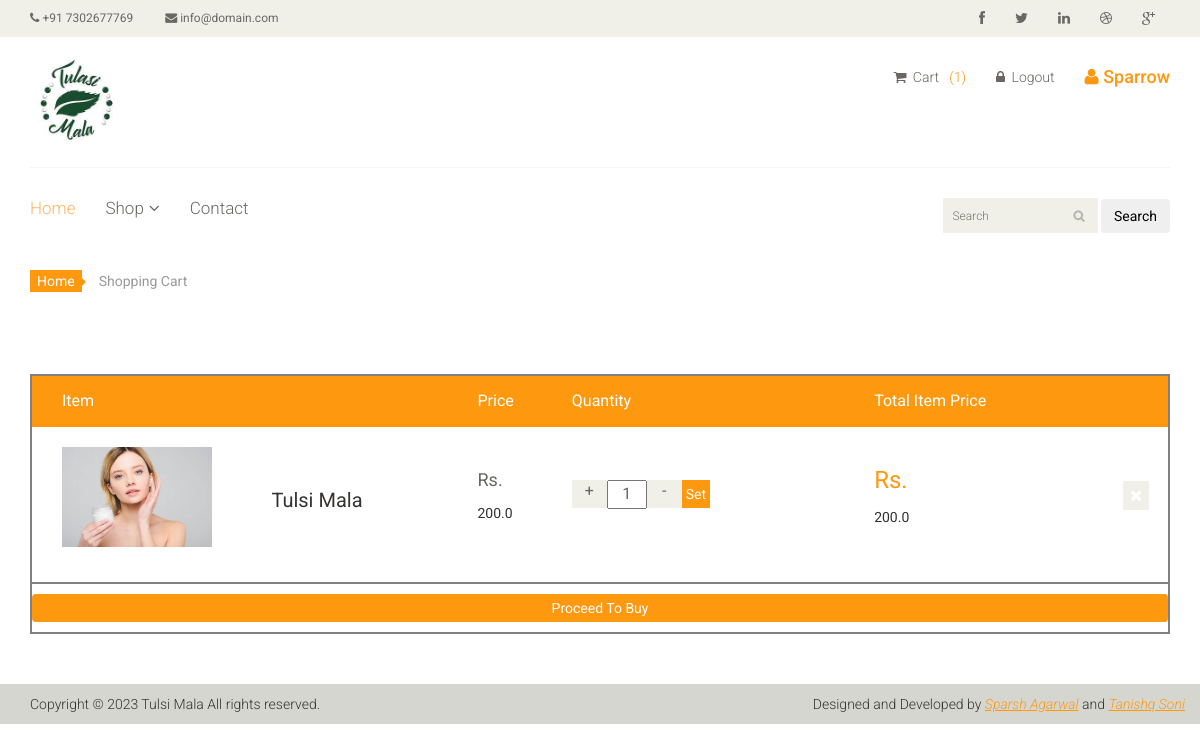
Before: /cart (signed in) with the older database file.
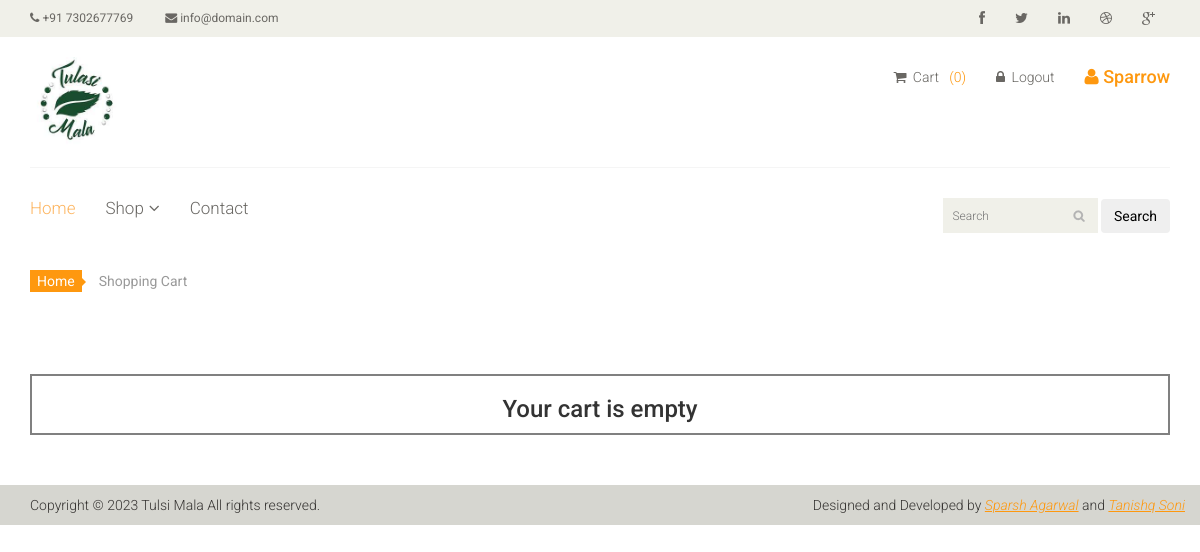
After: the same page with the newer database file.
### core/models.py (models this page shows, shortened)
class Cart(models.Model):
    user = models.ForeignKey(User, on_delete=models.CASCADE)
    product = models.ForeignKey(Product, on_delete=models.CASCADE)
    quantity = models.IntegerField(default=1)
    firstname = models.CharField(max_length=25, blank=True, null=True)
    lastname = models.CharField(max_length=25, blank=True, null=True)
    Address = models.CharField(max_length=1000, blank=True, null=True)
    country = models.CharField(max_length=100, blank=True, null=True)
    zip_code = models.IntegerField(blank=True, null=True)
    phone = models.IntegerField(blank=True, null=True)

class Product(models.Model):
    name = models.CharField(max_length=100)
    category = models.ForeignKey('Category', on_delete=models.CASCADE)
    slug = models.SlugField(unique=True, null=True, blank=True)
    desc = models.TextField()
    price = models.FloatField(default=0.0)
    product_available_count = models.IntegerField(default=0)
    img = models.ImageField(upload_to='images/')
    def __str__(self):
        return self.name

### core/views.py (the view, shortened to what this page needs)
# urls.py: path('cart', views.cart, name='cart'),
def cart(request):
    if request.user.is_authenticated:
        if Cart.objects.filter(user=request.user).exists():
            order = Order.objects.get(user=request.user, ordered=False)
            cart_items = Cart.objects.filter(user=request.user)
            len_of_cart = len(Cart.objects.filter(user=request.user))
            cart_prod_and_price = []
            for item in cart_items:
                cart_prod_and_price.append(
                    [item, (item.quantity * item.product.price)])
            return render(request, 'core/cart.html', {'order': order, 'len_of_cart': len_of_cart, 'cart_prod_and_price': cart_prod_and_price})
        len_of_cart = len(Cart.objects.filter(user=request.user))
        return render(request, 'core/cart.html', {'message': "Your cart is empty", 'len_of_cart': len_of_cart})
    return redirect("/accounts/user_login")

### templates/core/cart.html (shortened to what this page needs)
{% extends './base.html' %} {% load static %} {% block start %}
<section id="cart_items">
  <div class="container">
    <div class="breadcrumbs">
      <ol class="breadcrumb">
        <li><a href="#">Home</a></li>
        <li class="active">Shopping Cart</li>
      </ol>
    </div>
    <div class="table-responsive cart_info" style="border: 2px solid grey; display: flex; flex-direction: column;">
      {% if not message %}
      <table class="table table-condensed">
        <thead>
          <tr class="cart_menu">
            <td class="image">Item</td>
            <td class="description"></td>
            <td class="price">Price</td>
            <td class="quantity">Quantity</td>
            <td class="total">Total Item Price</td>
            <td></td>
          </tr>
        </thead>
        <tbody>
          {% for items in cart_prod_and_price %}
            <tr>
              <td class="cart_product">
                <a href=""><img style="width: 15rem" src="{{ items.0.product.img.url }}" alt=""/></a>
              </td>
              <td class="cart_description">
                <h4><a href="">{{ items.0.product }}</a></h4>
              </td>
              <td class="cart_price">
                <p>Rs.</p>
                {{ items.0.product.price }}
              </td>
              <td class="cart_quantity">
                <form method="post" class="cart_quantity_button"> {% csrf_token %}
                  <a class="cart_quantity_up plus-btn" style="cursor: pointer; user-select: none;" data-item-id="{{ items.0.pk }}">+</a>
                  {% if quantity and items.0.product.slug == inst_product %}
                  <input class="cart_quantity_input" type="text" name="quantity" value="{{quantity}}" readonly autocomplete="off" size="2"/>
                  {% else %}
                  <input class="cart_quantity_input" type="text" name="quantity" value="{{ items.0.quantity }}" readonly autocomplete="off" size="2"/>
                  {% endif %}
                  <a class="cart_quantity_down minus-btn" style="cursor: pointer; user-select: none;" data-item-id="{{ items.pk }}">-</a>
                  <input type="submit" style="background: #FE980F; border: none; color: white; padding: 0.4rem " value="Set">
                </form>
              </td>
              <td class="cart_total">
                <p class="cart_total_price">Rs.</p>
                {{ items.1 }}
              </td>
              <td class="cart_delete">
                <a class="cart_quantity_delete" href="/remove_cart_items/{{ items.0.pk }}"><i class="fa fa-times"></i></a>
              </td>
            </tr>
          {% endfor %}
        </tbody>
      </table>
      <div class="proc-to-pay" style="border-top: 2px solid grey; display: flex; flex-direction: column;">
        <a href="/checkout" class="btn" style="background: #FE980F; border: none; margin: 1rem 0; color: white; padding: 0.4rem ">Proceed To Buy</a>
      </div>
      {% else %}
      <h3 style="text-align: center">{{message}}</h3>
      {% endif %}
    </div>
  </div>
</section>
{% endblock %}

### templates/core/base.html (shortened to what the changed rows need)
{% load static %} {% load cart_template_tag %}
<!DOCTYPE html>
<html lang="en">
  <head>
    <link href="{% static 'css/bootstrap.min.css' %}" rel="stylesheet" />
    <link href="{% static 'css/font-awesome.min.css' %}" rel="stylesheet" />
    <link href="{% static 'css/prettyPhoto.css' %}" rel="stylesheet" />
    <link href="{% static 'css/price-range.css' %}" rel="stylesheet" />
    <link href="{% static 'css/animate.css' %}" rel="stylesheet" />
    <link href="{% static 'css/main.css' %}" rel="stylesheet" />
    <link href="{% static 'css/responsive.css' %}" rel="stylesheet" />
    <script src="https://code.jquery.com/jquery-3.6.0.min.js"></script></head
  >
  <body>
    <header id="header">
      <div class="header-middle">
        <div class="container">
          <div class="row">
            <div class="col-sm-8">
              <div class="shop-menu pull-right">
                <ul class="nav navbar-nav">
                  <li>
                    <a href="/cart"
                      ><i class="fa fa-shopping-cart"></i> Cart&nbsp;&nbsp;
                       {% if user.is_authenticated %}
                      <div style="color: #fe980f; display: inline">
                        ({{ len_of_cart }})
                      </div>
                      {% endif %}
                    </a>
                  </li>
                </ul>
              </div>
            </div>
          </div>
        </div>
      </div>
    </header>
    {% block start %} {% endblock %}
  </body>
</html>

Changed rows visible on the page:
removed Cart: product.img (picture), product.name "Tulsi Mala", product.price "200.0", quantity "1", items "200.0"
Other visible differences:
{{ len_of_cart }}: "1" → "0"
{{ message }}: (not shown) → "Your cart is empty"
text no longer shown: "Item Price Quantity Total Item Price Proceed To Buy"
